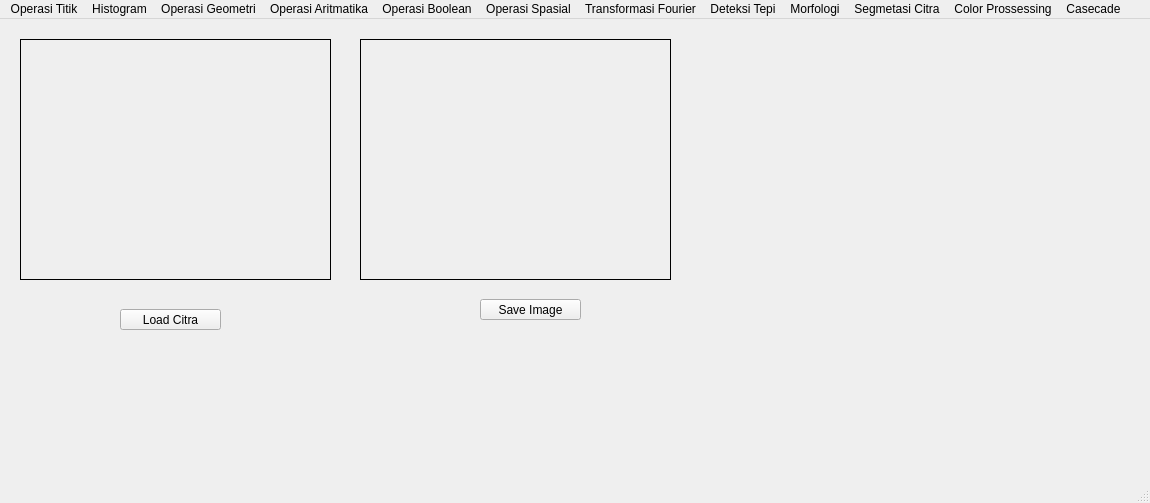
<?xml version="1.0" encoding="UTF-8"?>
<ui version="4.0">
 <class>MainWindow</class>
 <widget class="QMainWindow" name="MainWindow">
  <property name="geometry">
   <rect>
    <x>0</x>
    <y>0</y>
    <width>1150</width>
    <height>503</height>
   </rect>
  </property>
  <property name="windowTitle">
   <string>MainWindow</string>
  </property>
  <widget class="QWidget" name="centralwidget">
   <widget class="QPushButton" name="button_LoadCitra">
    <property name="geometry">
     <rect>
      <x>120</x>
      <y>290</y>
      <width>101</width>
      <height>21</height>
     </rect>
    </property>
    <property name="text">
     <string>Load Citra</string>
    </property>
   </widget>
   <widget class="QLabel" name="label">
    <property name="geometry">
     <rect>
      <x>20</x>
      <y>20</y>
      <width>311</width>
      <height>241</height>
     </rect>
    </property>
    <property name="frameShape">
     <enum>QFrame::Box</enum>
    </property>
    <property name="text">
     <string/>
    </property>
   </widget>
   <widget class="QLabel" name="label_2">
    <property name="geometry">
     <rect>
      <x>360</x>
      <y>20</y>
      <width>311</width>
      <height>241</height>
     </rect>
    </property>
    <property name="frameShape">
     <enum>QFrame::Box</enum>
    </property>
    <property name="text">
     <string/>
    </property>
   </widget>
   <widget class="QPushButton" name="button_save">
    <property name="geometry">
     <rect>
      <x>480</x>
      <y>280</y>
      <width>101</width>
      <height>21</height>
     </rect>
    </property>
    <property name="text">
     <string>Save Image</string>
    </property>
   </widget>
  </widget>
  <widget class="QMenuBar" name="menubar">
   <property name="geometry">
    <rect>
     <x>0</x>
     <y>0</y>
     <width>1150</width>
     <height>22</height>
    </rect>
   </property>
   <widget class="QMenu" name="menuOperasi_Titik">
    <property name="title">
     <string>Operasi Titik</string>
    </property>
    <addaction name="actionOperasi_Pencerahan"/>
    <addaction name="actionSimple_Contrast"/>
    <addaction name="actionContrast_Streching"/>
    <addaction name="actionNegative"/>
    <addaction name="actionBinner"/>
   </widget>
   <widget class="QMenu" name="menuHistogram_Greyscale">
    <property name="title">
     <string>Histogram</string>
    </property>
    <addaction name="actionHistogram_GreyScale"/>
    <addaction name="actionHistogram_RGB"/>
    <addaction name="actionHistogram_Equalization"/>
   </widget>
   <widget class="QMenu" name="menuOperasi_Geometri">
    <property name="title">
     <string>Operasi Geometri</string>
    </property>
    <widget class="QMenu" name="menuRotasi">
     <property name="title">
      <string>Rotasi</string>
     </property>
     <addaction name="action90_Derajat"/>
     <addaction name="action45_Derajat"/>
     <addaction name="action180_Derajat"/>
     <addaction name="action_45_Derajat"/>
     <addaction name="action_90_Derajat"/>
    </widget>
    <widget class="QMenu" name="menuResize">
     <property name="title">
      <string>Resize</string>
     </property>
     <widget class="QMenu" name="menuZoom_In">
      <property name="title">
       <string>Zoom In</string>
      </property>
      <addaction name="action3x"/>
      <addaction name="action4x"/>
      <addaction name="action2x"/>
     </widget>
     <widget class="QMenu" name="menuZoom_Out">
      <property name="title">
       <string>Zoom Out</string>
      </property>
      <addaction name="action0_5"/>
      <addaction name="action0_25"/>
      <addaction name="action0_75"/>
     </widget>
     <addaction name="menuZoom_In"/>
     <addaction name="menuZoom_Out"/>
    </widget>
    <addaction name="actionTranslasi"/>
    <addaction name="menuRotasi"/>
    <addaction name="menuResize"/>
    <addaction name="actionCrop"/>
   </widget>
   <widget class="QMenu" name="menuOperasi_Aritmatika">
    <property name="title">
     <string>Operasi Aritmatika</string>
    </property>
    <addaction name="actionTambah_dan_Kurang"/>
    <addaction name="actionKali_dan_Bagi"/>
   </widget>
   <widget class="QMenu" name="menuOperasi_Boolean">
    <property name="title">
     <string>Operasi Boolean</string>
    </property>
    <addaction name="actionOperasi_AND"/>
    <addaction name="actionOperasi_OR"/>
    <addaction name="actionOperasi_XOR"/>
   </widget>
   <widget class="QMenu" name="menuOperasi_Spasial">
    <property name="title">
     <string>Operasi Spasial</string>
    </property>
    <widget class="QMenu" name="menuKonvolusi">
     <property name="title">
      <string>Konvolusi</string>
     </property>
     <addaction name="actionKonvolusi_A"/>
     <addaction name="actionKonvolusi_B"/>
    </widget>
    <widget class="QMenu" name="menuMean_Filter">
     <property name="title">
      <string>Mean Filter</string>
     </property>
     <addaction name="actionKernel_1_4"/>
     <addaction name="actionKernel_1_9"/>
    </widget>
    <widget class="QMenu" name="menuSharping_Filter">
     <property name="title">
      <string>Sharping Filter</string>
     </property>
     <addaction name="actionke_1"/>
     <addaction name="actionke_2"/>
     <addaction name="actionke_3"/>
     <addaction name="actionke_4"/>
     <addaction name="actionke_5"/>
     <addaction name="actionke_6"/>
     <addaction name="actionLaplace"/>
    </widget>
    <addaction name="menuKonvolusi"/>
    <addaction name="menuMean_Filter"/>
    <addaction name="actionGaussian_Filter"/>
    <addaction name="menuSharping_Filter"/>
    <addaction name="actionMedianFilter"/>
    <addaction name="actionMaxFilter"/>
    <addaction name="actionMinFilter"/>
   </widget>
   <widget class="QMenu" name="menuTransformasi_Fourier">
    <property name="title">
     <string>Transformasi Fourier</string>
    </property>
    <addaction name="actionDFT_Smoothing_Image"/>
    <addaction name="actionDFT_Edge_Detection"/>
   </widget>
   <widget class="QMenu" name="menuDeteksi_Tepi">
    <property name="title">
     <string>Deteksi Tepi</string>
    </property>
    <addaction name="actionOperasi_Sobel"/>
    <addaction name="actionOperasi_Prewitt"/>
    <addaction name="actionOperasi_Robert"/>
    <addaction name="actionOperasi_Canny"/>
   </widget>
   <widget class="QMenu" name="menuMorfologi">
    <property name="title">
     <string>Morfologi</string>
    </property>
    <addaction name="actionDilasi"/>
    <addaction name="actionErosi"/>
    <addaction name="actionOpening"/>
    <addaction name="actionClosing"/>
    <addaction name="actionSkeletonizing"/>
   </widget>
   <widget class="QMenu" name="menuSegmetasi_Citra">
    <property name="title">
     <string>Segmetasi Citra</string>
    </property>
    <widget class="QMenu" name="menuGlobal_Thresholding">
     <property name="title">
      <string>Global Thresholding</string>
     </property>
     <addaction name="actionBinary"/>
     <addaction name="actionBinar_Invers"/>
     <addaction name="actionTrunc"/>
     <addaction name="actionTo_Zero"/>
     <addaction name="actionTo_Zero_Invers"/>
    </widget>
    <widget class="QMenu" name="menuLocal_Thresholding">
     <property name="title">
      <string>Local Thresholding</string>
     </property>
     <addaction name="actionMean_Thresholding"/>
     <addaction name="actionGaussian_Thresholding"/>
     <addaction name="actionOtsu_Thresholding"/>
    </widget>
    <addaction name="menuGlobal_Thresholding"/>
    <addaction name="menuLocal_Thresholding"/>
    <addaction name="actionContur"/>
   </widget>
   <widget class="QMenu" name="menuColor_Prossessing">
    <property name="title">
     <string>Color Prossessing</string>
    </property>
    <addaction name="actionTracking"/>
    <addaction name="actionPicker"/>
   </widget>
   <widget class="QMenu" name="menuCasecade">
    <property name="title">
     <string>Casecade</string>
    </property>
    <addaction name="actionObject_Detection"/>
    <addaction name="actionHistogram_of_Gradient"/>
    <addaction name="actionHaar_Cascade_Eye_and_Face"/>
    <addaction name="actionHaar_Cascade_Pedestrian_Detection"/>
    <addaction name="actionCircle_Hough_Transform"/>
    <addaction name="actionHistogram_of_Gradient_Jalan"/>
   </widget>
   <addaction name="menuOperasi_Titik"/>
   <addaction name="menuHistogram_Greyscale"/>
   <addaction name="menuOperasi_Geometri"/>
   <addaction name="menuOperasi_Aritmatika"/>
   <addaction name="menuOperasi_Boolean"/>
   <addaction name="menuOperasi_Spasial"/>
   <addaction name="menuTransformasi_Fourier"/>
   <addaction name="menuDeteksi_Tepi"/>
   <addaction name="menuMorfologi"/>
   <addaction name="menuSegmetasi_Citra"/>
   <addaction name="menuColor_Prossessing"/>
   <addaction name="menuCasecade"/>
  </widget>
  <widget class="QStatusBar" name="statusbar"/>
  <action name="actionOperasi_Pencerahan">
   <property name="text">
    <string>Operasi Pencerahan</string>
   </property>
  </action>
  <action name="actionSimple_Contrast">
   <property name="text">
    <string>Simple Contrast</string>
   </property>
  </action>
  <action name="actionContrast_Streching">
   <property name="text">
    <string>Contrast Streching</string>
   </property>
  </action>
  <action name="actionNegative">
   <property name="text">
    <string>Negative</string>
   </property>
  </action>
  <action name="actionBinner">
   <property name="text">
    <string>Binner</string>
   </property>
  </action>
  <action name="actionHistogram_GreyScale">
   <property name="text">
    <string>Histogram GreyScale</string>
   </property>
  </action>
  <action name="actionHistogram_RGB">
   <property name="text">
    <string>Histogram RGB</string>
   </property>
  </action>
  <action name="actionHistogram_Equalization">
   <property name="text">
    <string>Histogram Equalization</string>
   </property>
  </action>
  <action name="actionTranslasi">
   <property name="text">
    <string>Translasi</string>
   </property>
  </action>
  <action name="action90_Derajat">
   <property name="text">
    <string>90 Derajat</string>
   </property>
  </action>
  <action name="actionTambah_dan_Kurang">
   <property name="text">
    <string>Tambah dan Kurang</string>
   </property>
  </action>
  <action name="actionOperasi_AND">
   <property name="text">
    <string>Operasi AND</string>
   </property>
  </action>
  <action name="actionCrop">
   <property name="text">
    <string>Crop</string>
   </property>
  </action>
  <action name="action45_Derajat">
   <property name="text">
    <string>45 Derajat</string>
   </property>
  </action>
  <action name="action180_Derajat">
   <property name="text">
    <string>180 Derajat</string>
   </property>
  </action>
  <action name="action_45_Derajat">
   <property name="text">
    <string>-45 Derajat</string>
   </property>
  </action>
  <action name="action_90_Derajat">
   <property name="text">
    <string>-90 Derajat</string>
   </property>
  </action>
  <action name="actionOperasi_OR">
   <property name="text">
    <string>Operasi OR</string>
   </property>
  </action>
  <action name="actionOperasi_XOR">
   <property name="text">
    <string>Operasi XOR</string>
   </property>
  </action>
  <action name="actionZoom_In_3x">
   <property name="text">
    <string>Zoom In 3x</string>
   </property>
  </action>
  <action name="actionZoom_In_4x">
   <property name="text">
    <string>Zoom In 4x</string>
   </property>
  </action>
  <action name="action3x">
   <property name="text">
    <string>3x</string>
   </property>
  </action>
  <action name="action4x">
   <property name="text">
    <string>4x</string>
   </property>
  </action>
  <action name="action0_5">
   <property name="text">
    <string>0,5 </string>
   </property>
  </action>
  <action name="action0_25">
   <property name="text">
    <string>0,25</string>
   </property>
  </action>
  <action name="action2x">
   <property name="text">
    <string>2x </string>
   </property>
  </action>
  <action name="action0_75">
   <property name="text">
    <string>0,75</string>
   </property>
  </action>
  <action name="actionKali_dan_Bagi">
   <property name="text">
    <string>Kali dan Bagi</string>
   </property>
  </action>
  <action name="actionGaussian_Filter">
   <property name="text">
    <string>Gaussian Filter</string>
   </property>
  </action>
  <action name="actionMedianFilter">
   <property name="text">
    <string>MedianFilter</string>
   </property>
  </action>
  <action name="actionMaxFilter">
   <property name="text">
    <string>MaxFilter</string>
   </property>
  </action>
  <action name="actionMinFilter">
   <property name="text">
    <string>MinFilter</string>
   </property>
  </action>
  <action name="actionKonvolusi_A">
   <property name="text">
    <string>Konvolusi A</string>
   </property>
  </action>
  <action name="actionKonvolusi_B">
   <property name="text">
    <string>Konvolusi B</string>
   </property>
  </action>
  <action name="actionKernel_1_4">
   <property name="text">
    <string>Kernel 1/4</string>
   </property>
  </action>
  <action name="actionKernel_1_9">
   <property name="text">
    <string>Kernel 1/9</string>
   </property>
  </action>
  <action name="actionke_1">
   <property name="text">
    <string>ke 1</string>
   </property>
  </action>
  <action name="actionke_2">
   <property name="text">
    <string>ke 2</string>
   </property>
  </action>
  <action name="actionke_3">
   <property name="text">
    <string>ke 3</string>
   </property>
  </action>
  <action name="actionke_4">
   <property name="text">
    <string>ke 4</string>
   </property>
  </action>
  <action name="actionke_5">
   <property name="text">
    <string>ke 5</string>
   </property>
  </action>
  <action name="actionke_6">
   <property name="text">
    <string>ke 6</string>
   </property>
  </action>
  <action name="actionLaplace">
   <property name="text">
    <string>Laplace</string>
   </property>
  </action>
  <action name="actionDFT_Smoothing_Image">
   <property name="text">
    <string>DFT Smoothing Image</string>
   </property>
  </action>
  <action name="actionDFT_Edge_Detection">
   <property name="text">
    <string>DFT Edge Detection</string>
   </property>
  </action>
  <action name="actionOperasi_Sobel">
   <property name="text">
    <string>Operasi Sobel</string>
   </property>
  </action>
  <action name="actionOperasi_Prewitt">
   <property name="text">
    <string>Operasi Prewitt</string>
   </property>
  </action>
  <action name="actionOperasi_Robert">
   <property name="text">
    <string>Operasi Robert</string>
   </property>
  </action>
  <action name="actionOperasi_Cany">
   <property name="text">
    <string>Operasi Canny</string>
   </property>
  </action>
  <action name="actionOperasi_Canny">
   <property name="text">
    <string>Operasi Canny</string>
   </property>
  </action>
  <action name="actionDilasi">
   <property name="text">
    <string>Dilasi</string>
   </property>
  </action>
  <action name="actionErosi">
   <property name="text">
    <string>Erosi</string>
   </property>
  </action>
  <action name="actionOpening">
   <property name="text">
    <string>Opening</string>
   </property>
  </action>
  <action name="actionClosing">
   <property name="text">
    <string>Closing</string>
   </property>
  </action>
  <action name="actionSkeletonizing">
   <property name="text">
    <string>Skeletonizing</string>
   </property>
  </action>
  <action name="actionContur">
   <property name="text">
    <string>Contur</string>
   </property>
  </action>
  <action name="actionBinary">
   <property name="text">
    <string>Binary</string>
   </property>
  </action>
  <action name="actionBinar_Invers">
   <property name="text">
    <string>Binar Invers</string>
   </property>
  </action>
  <action name="actionTrunc">
   <property name="text">
    <string>Trunc</string>
   </property>
  </action>
  <action name="actionTo_Zero">
   <property name="text">
    <string>To Zero</string>
   </property>
  </action>
  <action name="actionTo_Zero_Invers">
   <property name="text">
    <string>To Zero Invers</string>
   </property>
  </action>
  <action name="actionMean_Thresholding">
   <property name="text">
    <string>Mean Thresholding</string>
   </property>
  </action>
  <action name="actionGaussian_Thresholding">
   <property name="text">
    <string>Gaussian Thresholding</string>
   </property>
  </action>
  <action name="actionOtsu_Thresholding">
   <property name="text">
    <string>Otsu Thresholding</string>
   </property>
  </action>
  <action name="actionTracking">
   <property name="text">
    <string>Tracking</string>
   </property>
  </action>
  <action name="actionPicker">
   <property name="text">
    <string>Picker</string>
   </property>
  </action>
  <action name="actionObject_Detection">
   <property name="text">
    <string>Object Detection</string>
   </property>
  </action>
  <action name="actionHistogram_of_Gradient">
   <property name="text">
    <string>Histogram of Gradient</string>
   </property>
  </action>
  <action name="actionHaar_Cascade_Eye_and_Face">
   <property name="text">
    <string>Haar Cascade Eye and Face</string>
   </property>
  </action>
  <action name="actionHaar_Cascade_Pedestrian_Detection">
   <property name="text">
    <string>Haar Cascade Pedestrian Detection</string>
   </property>
  </action>
  <action name="actionCircle_Hough_Transform">
   <property name="text">
    <string>Circle Hough Transform</string>
   </property>
  </action>
  <action name="actionHistogram_of_Gradient_Jalan">
   <property name="text">
    <string>Histogram of Gradient Jalan</string>
   </property>
  </action>
 </widget>
 <resources/>
 <connections/>
</ui>
